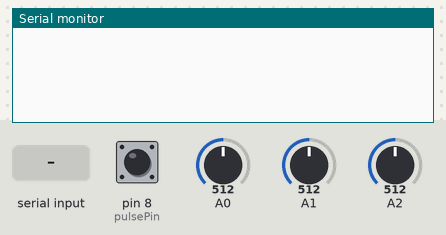
Recording of a sketch running on a simulated Arduino Nano, built with avr-gcc and run on an emulated ATmega328P. On the bench: the last lines printed to the serial monitor. The inputs (shaded band) are chosen by the test bench; at power-on: A0 = 512, A1 = 512, A2 = 512, pin 8 (pulsePin) LOW.

Above: at 1.2 s.
1.3 s: A0 set to 716
At 2.8 s:
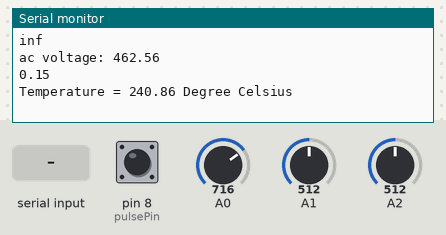
3.5 s: A1 set to 716
At 4.8 s:
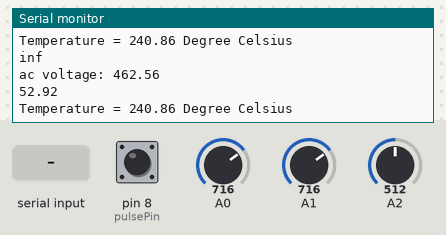
5.0 s: A2 set to 716
At 6.31 s:
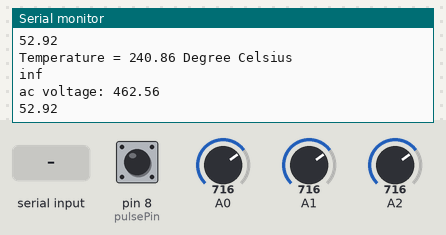
6.5 s: pin 8 (pulsePin) pulled HIGH for 0.15 s
At 8.0 s:
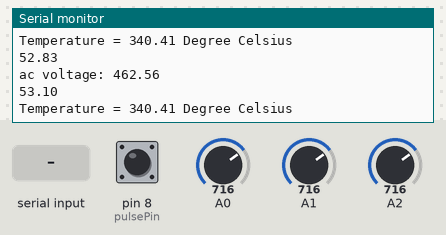
8.1 s: "1" received over the second serial link
9.6 s: A0 set to 900
At 10.6 s:
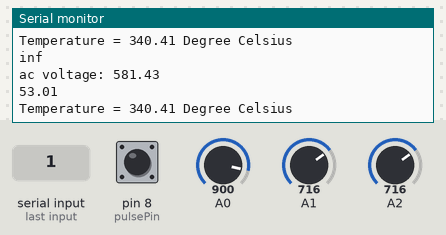
Timing chart, 0 to 12.1 s (numbered marks = the images above; inputs shaded):
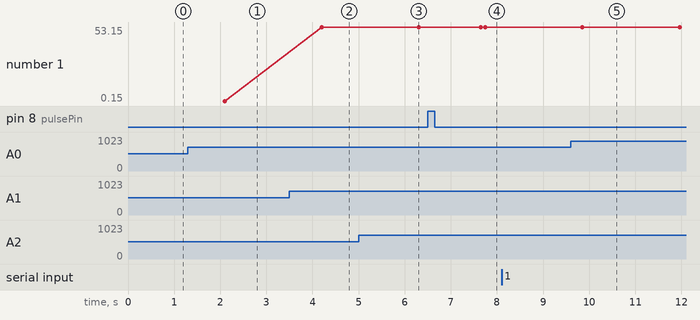

Measured:
- after the input at 1.3 s, the serial monitor: prints a new line after 0.70 s (image 1)
- after the input at 3.5 s, the serial monitor: prints a new line after 0.71 s (image 2)
- after the input at 6.5 s, the serial monitor: prints a new line after 1.2 s (image 4)
- after the input at 9.6 s, the serial monitor: prints a new line after 0.15 s (image 5)
- plotted number 1: 0.15 → 52.92 after the input at 3.5 s, 52.92 → 53.1 after the input at 6.5 s

The sketch:

NodeMCU_and_Arduino_Arduino_.ino
```cpp
#include <SoftwareSerial.h>
#include <ArduinoJson.h>
SoftwareSerial s(5,6);

int m;
float n;

int pin = 7;
const int pulsePin = 8;

float pf;
float angle;
unsigned long pulsewidth;

int pulseHigh;
int pulseLow;
float pulseTotal;
float Frequency;
float rads = 57.29577951; // 1 radian = approx 57 deg.
float degree = 360;
float frequency = 50;
float nano = 1 * pow (10,-6);

void setup() {
  s.begin(115200);
  Serial.begin(115200);
  pinMode(7,INPUT);
  pinMode(pulsePin,INPUT);
  pinMode(A0,INPUT);
  pinMode(A1,INPUT);
  pinMode(A2,INPUT);
}


void loop() {

  StaticJsonBuffer<1000> jsonBuffer;
  JsonObject& root = jsonBuffer.createObject();

  pulseHigh = pulseIn(pulsePin,HIGH);
  pulseLow = pulseIn(pulsePin,LOW);
  pulseTotal = pulseHigh + pulseLow;
  Frequency=1000000/pulseTotal;
  Serial.println(Frequency);

  m=analogRead(A0);
  n=m*0.64602961;
  Serial.print("ac voltage: ");
  Serial.println(n);

  int rVal = 0;
  int sampleDuration = 100;       // 100ms
  int sampleCount = 0;
  unsigned long rSquaredSum = 0;
  int rZero = 511;  // For illustrative purposes only - should be measured to calibrate sensor.

  uint32_t startTime = millis();  // take samples for 100ms
  while((millis()-startTime) < sampleDuration)
  {
    rVal = analogRead(A1) - rZero;
    rSquaredSum += rVal * rVal;
    sampleCount++;
  }

  double voltRMS = 5.0 * sqrt(rSquaredSum / sampleCount) / 1024.0;

  // x 1000 to convert volts to millivolts
  // divide by the number of millivolts per amp to determine amps measured
  // the 20A module 100 mv/A (so in this case ampsRMS = 10 * voltRMS
  double ampsRMS = voltRMS * (1000/185) + .13;
  Serial.println(ampsRMS);

  int temp_adc_val;
  float temp_val;
  temp_adc_val = analogRead(A2);  /* Read Temperature */
  temp_val = (temp_adc_val * .488)-9; /* Convert adc value to equivalent voltage */
  Serial.print("Temperature = ");
  Serial.print(temp_val);
  Serial.print(" Degree Celsius\n");

  if ( isnan(frequency) || isnan(n) || isnan(ampsRMS)) {
    return;
  }

  root["Frequency"] = Frequency;
  root["n"] = n;
  root["ampsRMS"] = ampsRMS;
  root["temp_val"] = temp_val;

  if(s.available()>0)
{
 root.printTo(s);
}


}
```
